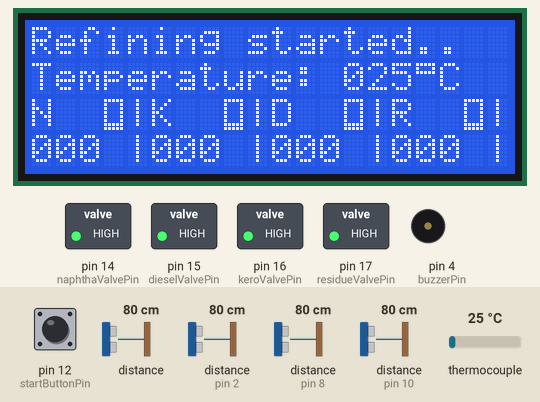
Recording of a sketch running on a simulated Arduino Uno, built with avr-gcc and run on an emulated ATmega328P. Shown: 20×4 character LCD, switched loads named in the sketch (green lamp = pin HIGH), buzzer (waves = sounding, pin HIGH). Inputs (shaded band) come from the test bench; at power-on: thermocouple 25 °C, distance to the obstacle 80 cm, pin 12 (startButtonPin) LOW, distance to the obstacle (sensors on pin 2, pin 8, pin 10) 80 cm. The echo pulse lasts 58.3 µs per cm.

Above: at 6.3 s.
6.4 s: thermocouple set to 35 °C
At 9.2 s:
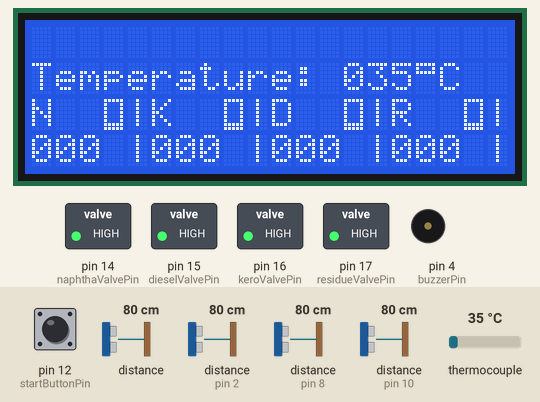
12.4 s: thermocouple set to 44 °C
At 14.6 s:
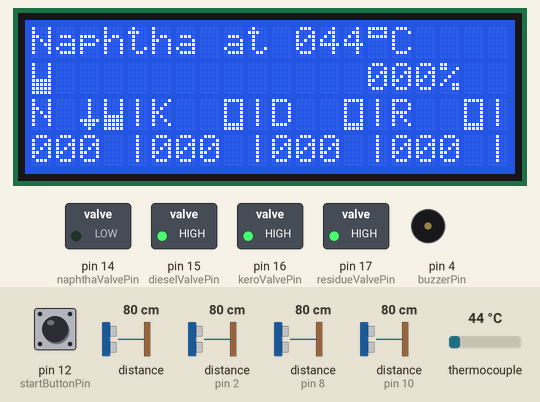
15.0 s: thermocouple set to 75 °C
At 16.39 s:
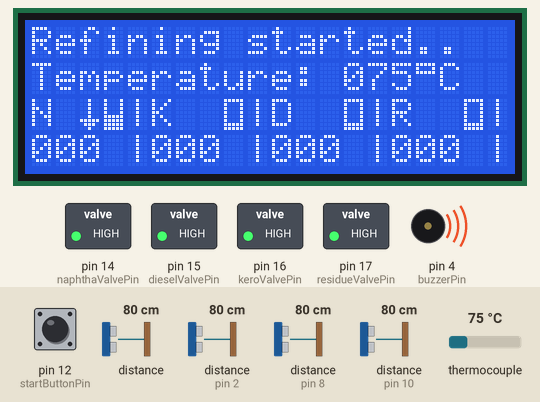
17.9 s: thermocouple set to 150 °C
At 21.2 s:
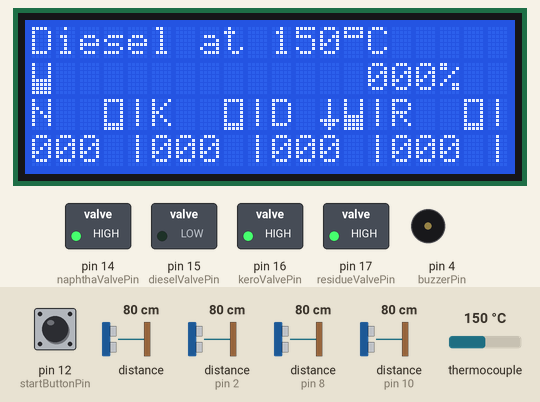
21.5 s: distance to the obstacle (sensor 0) set to 2 cm
At 22.84 s:
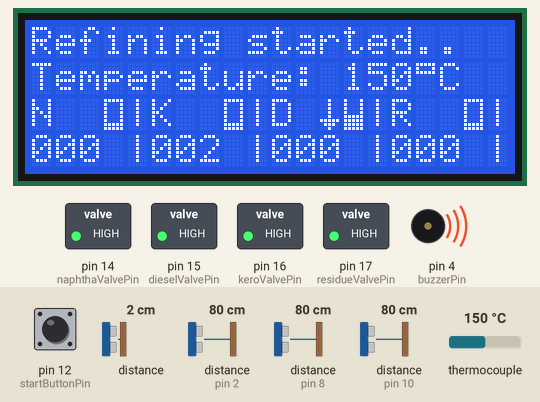
24.4 s: thermocouple set to 6 °C
At 25.8 s:
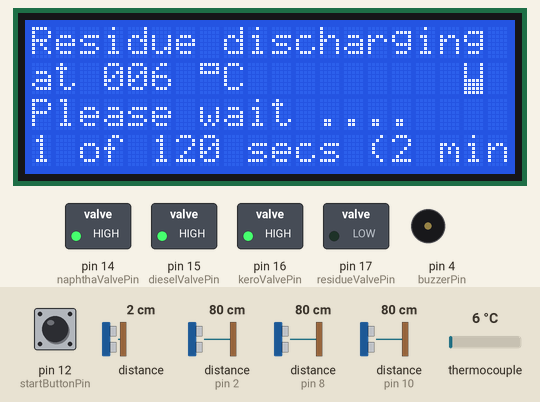
Timing chart, 0 to 27.4 s (numbered marks = the images above; inputs shaded):
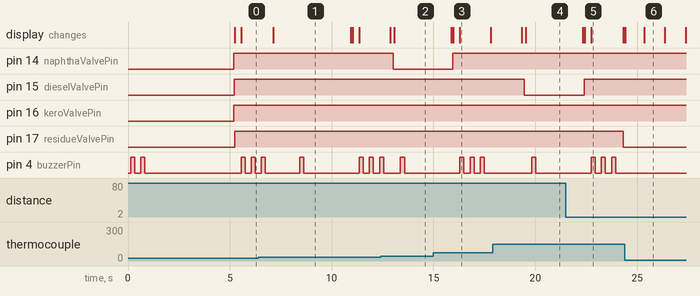

The sketch:

refining-process.ino
```cpp
/*
 * TITLE: Refining process control system
 * AUTHOR: Shehu Bello
 * DATE: 15/01/2022
*/

#include "max6675.h"
#include "customCharacters.h"
#include <Wire.h>
#include <LiquidCrystal_I2C.h>
#include "DistilledProduct.h"
#include "level.h"
#include "utils.h"


// valve config:
byte naphthaValvePin = 14;
byte dieselValvePin = 15;
byte keroValvePin = 16;
byte residueValvePin = 17;
byte lastIndex = 0;
// time values
unsigned long dischargeDuration = 120000;  //2*60*1000 (2 minutes)
unsigned short tempMargin = 2; // margin between each temperature range

// create instances of DistilledProduct to represent
// products being distilled

DistilledProduct naphtha("Naphtha", 40, 55, naphTank, naphthaValvePin); // real Values: lower = 40, upper = 170
DistilledProduct kerosene("Kerosene", 57, 70, keroTank, keroValvePin); // real Values: lower = 170, upper = 250
DistilledProduct diesel("Diesel", 72, 85, agoTank, dieselValvePin); // real Values: lower = 250, upper = 350
DistilledProduct residue("Residue", 87, 100, bitTank, residueValvePin); // real Values: lower = 350, upper = beyond 350

LiquidCrystal_I2C lcd(0x27, 20, 4);

int thermoDO = 5;
int thermoCS = 6;
int thermoCLK = 7;

MAX6675 thermocouple(thermoCLK, thermoCS, thermoDO);

// start/stop buttons
byte startButtonPin = 12;
byte stopButtonPin = 13;

// column span
byte colSpan = 5;
bool entryFlag = false;
bool firstIteration = false;

byte buzzerPin = 4;

DistilledProduct prod[4] = {naphtha, kerosene, diesel, residue};
//#define productTitles[] {"Naphtha", "Kero", "Diesel", "Residue"}

String lastProductName = "";

void setup() {
  // put your setup code here, to run once:
  // configure pins

  kerosene.configureValvePin();
  naphtha.configureValvePin();
  diesel.configureValvePin();
  residue.configureValvePin();

//  lcd.backlight();
  lcd.init();
  lcd.backlight();
  lcd.setCursor(0,0);
  lcd.print("PTI Crude oil");
  lcd.setCursor(0, 1); // Or setting the cursor in the desired position.
  lcd.print("Batch Distillation");
  lcd.setCursor(7, 2); // Or setting the cursor in the desired position.
  lcd.print("Process");

  // create the custom/icons characters
  lcd.createChar(0, openIcon);
  lcd.createChar(1, closeIcon);
  lcd.createChar(2, downArrow);
  lcd.createChar(3, degreeIcon);

  for(byte i = 0; i < 4; i++){
      pinMode(prod[i].getValvePin(), OUTPUT);
    }

  pinMode(buzzerPin, OUTPUT);
  pinMode(startButtonPin, INPUT);
  pinMode(stopButtonPin, INPUT);

  onOffBeep(buzzerPin, 2);
  // clear display
  delay(4000);
  lcd.clear();

  // run tests
  //  tests();
  //  delay(2000);
  //  lcd.clear();

}

void closeAllValves(){
  // Turns all valve off
  for(byte i = 0; i < sizeof(prod); i++){
      prod[i].closeValve();
    }
  }


void displayDistillingProduct(DistilledProduct &product){
  /*
 * Displays the product being distilled on the first and second row
 *
 * args:
 *  productName(String): Name of product being distilled
 *  level(unsigned short ): level of the product in the tank
 *  temp(unsigned short): temperature of the process
 *
 * returns: none
 *
*/
  String productText = product.getTitle();

  // row 1 text
  productText += " ";
  productText += "at";
  productText += " ";
  productText += String(formatValue(thermocouple.readCelsius(), 3));
  lcd.setCursor(0, 0);
  lcd.print(productText);
  // display degree icon
  lcd.setCursor(productText.length(), 0);
  lcd.write(3);
  lcd.setCursor(productText.length()+1, 0);
  lcd.print("C");

  //row 2 text:
  String productText2 = "";
  productText2 += String(formatValue(product.getAverageLevel(10), 3));
//  productText2 += " ";
//  productText2 += "%";

  // display open icon
  lcd.setCursor(0, 1);
  lcd.write(0);

  lcd.setCursor(14, 1);
  lcd.print(productText2);

  lcd.setCursor(17, 1);
  lcd.print("%");
  }


void displayResidueDischarge(DistilledProduct &product, unsigned long timeElapsed){
  /*
 * Displays residue when discharging.
 *
 * args:
 *  product object reference
 *
 * returns: none
 *
*/
  String productText = product.getTitle();

  // row 1 text
  productText += " ";
  productText += "discharging";
  lcd.setCursor(0, 0);
  lcd.print(productText);

  productText = "at";
  productText += " ";
  productText += String(formatValue(thermocouple.readCelsius(), 3));
  lcd.setCursor(0, 1);
  lcd.print(productText);

  // degree icon
  lcd.setCursor(productText.length() + 1, 1);
  lcd.write(3);
  lcd.setCursor(productText.length()+2, 1);
  lcd.print("C");
  //row 2 text:
  // display open icon
  lcd.setCursor(18, 1);
  lcd.write(0);


  lcd.setCursor(0, 2);
  lcd.print("Please wait ....");
  lcd.setCursor(0, 3);
  // time is converted from milli second to minute.
  // there 60 * 1000 milli seconds in a minute
  String timingText = String(timeElapsed / 1000);
  timingText += " of ";
  timingText += String(dischargeDuration / 1000);
  timingText += " secs (";
  timingText += String(dischargeDuration / 60000);
  timingText += " mins)";
  lcd.print(timingText);
  }

/*

  ---- DISPLAY FORMAT ---
   ----------------------
  | D: 000 | 00 | open   |
  | A: 000 | 00 | close  |
  | N: 000 | 00 | close  |
  | B: 000 | 00 | close  |
   ----------------------

     ---- DISPLAY FORMAT ---
   ----------------------
  | Diesel at 300C       |
  | 200 liters           |
  | A  |  K  | N   | D   |
  | 000| 000 | 000 | 000 |
   ----------------------
*/
void displayNormal(){
  // Displays the process temperature when no product is being distilled

  String text = "Temperature: " + formatValue(thermocouple.readCelsius(), 3);
  lcd.setCursor(0, 1);
  lcd.print(text);

  lcd.setCursor(text.length(), 1);
  lcd.write(3);

  lcd.setCursor(text.length() + 1, 1);
  lcd.print("C");
}

void displayProduct(DistilledProduct &product, byte pos){
  byte colNumber;
  String productName = product.getTitle();
    colNumber = pos * colSpan;
    lcd.setCursor(colNumber, 2);
    lcd.print(product.getTitle()[0]);

    if(product.getValveState().equalsIgnoreCase("open")){
      lcd.setCursor(colNumber + 3, 2); // place open icon after product name
      lcd.write(0);
      lcd.setCursor(colNumber + 2, 2); // place down arrow icon after product name
      lcd.write(2);
      }else{
       lcd.setCursor(colNumber + 3, 2); // place close icon after product name
       lcd.write(1);
     }
    lcd.setCursor(colNumber+4, 2);
    lcd.print("|");

    // print level on the last row
    lcd.setCursor(colNumber, 3);
    lcd.print(formatValue(product.getLevel(), 3));
    lcd.setCursor(colNumber + 4, 3);
    lcd.print("|");

    lastProductName = productName;
}


byte process(){
  float tempVal = thermocouple.readCelsius();
  firstIteration = false;
  unsigned short level = 0;
  byte distillingIndex = 0; // index of the product distilling

  // when process is started

  lcd.setCursor(0, 0);
  lcd.print("Refining stopped..");
  displayNormal();
  for(byte index=0; index < 4; index++){
        displayProduct(prod[index], index);
        prod[index].closeValve();
   }
  bool started = onOff(buttonPressCount(startButtonPin, 0));
  while(started == true){
    // clear LCD on first iteration:
    if(firstIteration == false){
      lcd.setCursor(0, 0);
      lcd.print("Refining started..");
      onOffBeep(buzzerPin, 3);
      lcd.clear();
      firstIteration = true;
     }

    tempVal = thermocouple.readCelsius();
    bool found = false; // indicates if distilling product is found

    // loop through all products and display each
    for(byte index=0; index < 4; index++){
      uint16_t productLowerTemp = prod[index].getLowerTemp();
      uint16_t productUpperTemp = prod[index].getUpperTemp();
      if((tempVal >= productLowerTemp) && (tempVal <= productUpperTemp) && index < 3){
         // clear screen when in new range
        if(lastIndex != index){
          lcd.clear();
          delay(1500);
         }
        displayDistillingProduct(prod[index]);
        prod[index].openValve();
        found = true;
        distillingIndex = index;
        lastIndex = index;
      }else if((tempVal >= productLowerTemp) && index == 3){
        // wait till discharge time;
        lcd.clear();
        unsigned long dischargeStartTime = millis();
        unsigned long timeElapsed = 0;
        while(((millis() - dischargeStartTime) <= dischargeDuration) && index == 3){
          displayResidueDischarge(prod[index], timeElapsed);
          prod[index].openValve();
          found = true;
          distillingIndex = index;
          timeElapsed = millis() - dischargeStartTime;
          }

          // indicate that process is completed
          lcd.clear();
          lcd.setCursor(0, 0);
          lcd.print("Process Completed...");
          delay(2000);
          lcd.clear();
          started = onOff(buttonPressCount(startButtonPin, 1));
          return 0;
        }

    }

    // close all valve
    for(byte index=0; index < 4; index++){
        displayProduct(prod[index], index);
        if(index != distillingIndex){
          prod[index].closeValve();
         }
      }

    if(found == false){
      displayNormal();
      delay(1000);
      }
    started = onOff(buttonPressCount(startButtonPin, 0));
    if(started == false){
      onOffBeep(buzzerPin, 1);
     }
  }
  delay(2000);
  lcd.clear();
 }


void loop() {
  // put your main code here, to run repeatedly:
  process();
}
```

DistilledProduct.cpp
```cpp
#include "DistilledProduct.h"

DistilledProduct::DistilledProduct(String title, uint16_t lowerTemp, uint16_t upperTemp, NewPing &tank,
  byte valvePin){
  this->lowerTemp = lowerTemp;
  this->upperTemp = upperTemp;
  averageLevel = 0;
  this->tank = &tank;
  this->title = title;
  this->valvePin = valvePin;
  MAX_TANK_HEIGHT = 50;

}

void DistilledProduct::configureValvePin(){
  pinMode(valvePin, OUTPUT);
  }
String DistilledProduct:: getTitle(){
  return this->title;
  }

uint16_t DistilledProduct:: getLowerTemp(){
  return this->lowerTemp;
  }

uint16_t DistilledProduct:: getUpperTemp(){
  return this->upperTemp;
  }

uint16_t DistilledProduct::getLevel(){
  return tank->ping_cm();
  }

/*
 Calculates the average level of product in the tank

 args:
  sampleCount(byte): number of samples to be taken

 returns:
  averageLevel: average level of fluid in cm.
*/
uint16_t DistilledProduct::getAverageLevel(byte sampleCount){
   unsigned long sum = 0;
   for(int count = 0; count < sampleCount; count++){
    sum += tank->ping_cm();
    delay(10);
    }
  averageLevel = sum / sampleCount;
  return averageLevel;
  }

byte DistilledProduct::getValvePin(){
  return this->valvePin;
 }

void DistilledProduct::setValveState(String state){
  valveState = state;
  }

void DistilledProduct::openValve(){
  digitalWrite(valvePin, LOW);
  setValveState("open");
  }

void DistilledProduct::closeValve(){
  digitalWrite(valvePin, HIGH);
  setValveState("close");
  }

String DistilledProduct::getValveState(){
  return valveState;
  }

uint16_t DistilledProduct::cmToPercentageLevel(){
  // converts level in cm to percentage
  return (100 - 100*(tank->ping_cm())/MAX_TANK_HEIGHT); // MAX_TANK_HEIGHT = 50
}
```

DistilledProduct.h
```cpp
#include "arduino.h"
#include <NewPing.h>
#ifndef DISTILLEDPRODUCT_H
#define DISTILLEDPRODUCT_H


class DistilledProduct{
  private:
    String title; // product name
    NewPing *tank; // where product is stored
    uint16_t lowerTemp; // distilling temperature lower limit
    uint16_t upperTemp; // distilling temperature upper limit
    uint16_t averageLevel;
    byte valvePin;
    String valveState;
    byte MAX_TANK_HEIGHT;


  public:
    DistilledProduct::DistilledProduct(
      String title,
      uint16_t lowerTemp,
      uint16_t upperTemp,
      NewPing &tank,
      byte valvePin
     );

    String getTitle();
    uint16_t getLowerTemp();
    uint16_t getUpperTemp();
    uint16_t getLevel();
    uint16_t getAverageLevel(byte sampleCount);
    byte getValvePin();
    String getValveState();
    void setValveState(String state);
    void closeValve();
    void openValve();
    uint16_t cmToPercentageLevel();
    void configureValvePin();
  };


 #endif
```

customCharacters.h
```cpp
byte closeIcon[8] = {
  0b11111,
  0b10001,
  0b10001,
  0b10001,
  0b10001,
  0b10001,
  0b11111,
  0b11111
};

byte openIcon[8] = {
  0b10001,
  0b10001,
  0b10001,
  0b10001,
  0b11111,
  0b11111,
  0b11111,
  0b11111
};

byte downArrow[8] = {
  0b00100,
  0b00100,
  0b00100,
  0b00100,
  0b00100,
  0b11111,
  0b01110,
  0b00100
};

byte degreeIcon[8] = {
  0b11111,
  0b10001,
  0b11111,
  0b00000,
  0b00000,
  0b00000,
  0b00000,
  0b00000
};
```

level.h
```cpp
#include "arduino.h"

#define TRIG_PIN_KERO  1  // Arduino pin tied to trigger pin on the ultrasonic sensor.
#define ECHO_PIN_KERO  0  // Arduino pin tied to echo pin on the ultrasonic sensor.

#define TRIG_PIN_NAPH  3  // Arduino pin tied to trigger pin on the ultrasonic sensor.
#define ECHO_PIN_NAPH  2  // Arduino pin tied to echo pin on the ultrasonic sensor.

// SENSOR 3
#define TRIG_PIN_AGO  9  // Arduino pin tied to trigger pin on the ultrasonic sensor.
#define ECHO_PIN_AGO  8  // Arduino pin tied to echo pin on the ultrasonic sensor.

#define TRIG_PIN_BIT  11  // Arduino pin tied to trigger pin on the ultrasonic sensor.
#define ECHO_PIN_BIT  10  // Arduino pin tied to echo pin on the ultrasonic sensor.

#define MAX_LEVEL 50 // Maximum distance we want to ping for (in centimeters). Maximum sensor distance is rated at 400-500cm.

// Newping instance for kerosene
NewPing keroTank(TRIG_PIN_KERO, ECHO_PIN_KERO, MAX_LEVEL);

// Newping instance for Diesel
NewPing agoTank(TRIG_PIN_AGO, ECHO_PIN_AGO, MAX_LEVEL);

// Newping instance for Bitumen
NewPing bitTank(TRIG_PIN_BIT, ECHO_PIN_BIT, MAX_LEVEL);

// Newping instance for Naphthalene
NewPing naphTank(TRIG_PIN_NAPH, ECHO_PIN_NAPH, MAX_LEVEL);

unsigned short averageLevel(NewPing &tankInstance, byte iterationCount){
  unsigned long average = 0;
  for(int count = 0; count < iterationCount; count++){
    average += tankInstance.ping_cm();
    delay(10);
    }
  return average / iterationCount;
  }

float cmToPercentageLevel(int cmLevel){
  // converts level in cm to percentage
  return (100 - 100*cmLevel/MAX_LEVEL);
}
```

utils.h
```cpp
unsigned long lastDebounceTime = 0;
unsigned long debounceDelayTime = 50;
unsigned long count = 0;

String createZeros(byte count){
  /*
  Creates a string with number of zeros(0) determine by "count argument"

  args:
    count: Number of spaces to be created

  returns:
    Created string
  */
  String zeros = "";

  for(byte i = 0; i < count; i++){
    zeros += "0";
    }

  return zeros;
  }


uint16_t conditionValue(uint16_t oriValue, uint16_t maxValue){
  /*
   Condition value to certain limit
  */

  if(oriValue > maxValue){
    return 0;
    }else{
    return oriValue;
    }
  }


String formatValue(uint16_t value, byte maxDigitCount){
  /*
    Prepare values for display on LCD.

    it prepends "0" appropriately
    to the value to be displayed
  */
  String formatedValue = "";
  byte digit = 1;
  if(value < 10){ // unit value: 1 digit

      formatedValue += createZeros(maxDigitCount - digit); //prepends
      formatedValue += String(value);
    }else if(value >= 10 and value <= 100){
      digit = 2;
      formatedValue += createZeros(maxDigitCount - digit); //prepends
      formatedValue += String(value);
    }else if(value >= 100 and value <= 1000){
      digit = 3;
      formatedValue += createZeros(maxDigitCount - digit); //prepends
      formatedValue += String(value);
    }else if(value >= 1000 and value <= 10000){
      digit = 4;
      formatedValue += createZeros(maxDigitCount - digit); //prepends
      formatedValue += String(value);
    }else{
      formatedValue += String(value);
     }
    return formatedValue;
  }

bool startStop(byte startButtonPin, byte stopButtonPin){
  /*
   Set boolean flag to either false or true to indicate whether
   process is started or stopped. It returns boolean true when
   startButton is pressed and boolean false when stopButton is
   pressed.

   returns:
      bool
  */
  bool flag = false;
  int startReading = digitalRead(startButtonPin); // state of the stop pin
  int stopReading = digitalRead(stopButtonPin); // state of the stop pin

  if(startReading == HIGH){
    delay(300);
    return true;
    }
  if(stopReading == HIGH){
    delay(300);
    return false;
    }
}


bool readButtonState(byte buttonPin){
  /*
   Set boolean flag to either false or true to indicate whether
   process is started or stopped. It returns boolean true when
   startButton is pressed and boolean false when stopButton is
   pressed.

   returns:
      bool
  */
  int reading = digitalRead(buttonPin); // state of the button pin

  if(reading == LOW){
    delay(300);
    return true;
    }else{
      return false;
   }

}


unsigned long buttonPressCount(byte buttonPin, byte padding){
  /*
   Set boolean flag to either false or true to indicate whether
   process is started or stopped. It returns boolean true when
   startButton is pressed and boolean false when stopButton is
   pressed.

   returns:
      bool
  */
  int reading = digitalRead(buttonPin); // state of the button pin

  if(reading == LOW){
    delay(300);
    count +=1;
    }
  return count + padding;
}

bool onOff(unsigned long pressCount){
  // returns true if count is even otherwise false.
  if(pressCount % 2 == 1){
    return true;
    }else{
    return false;
    }
}

void onOffBeep(byte pin, byte beepCount){
  for(byte i = 0; i < beepCount; i++){
    digitalWrite(pin, HIGH);
    delay(200);
    digitalWrite(pin, LOW);
    delay(300);
    }
 }
```

Measured:
- the behaviour switches between 39 and 40 °C on thermocouple (found by bisection; images 1 and 2)
- after the input at 12.4 s, pin 14 (naphthaValvePin): HIGH → LOW after 0.62 s; the display: first changes after 0.48 s (image 2 shows a later state)
- what the display in image 1 shows lasts 3.8 s, from 7.1 s to 10.9 s
- what the display in image 3 shows lasts 1.5 s, from 16.3 s to 17.8 s
- what the display in image 5 shows lasts 1.6 s, from 22.7 s to 24.3 s
